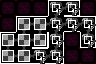

Below is a game level as drawn by its tile map, then a one-line description and the .tmx file that defines it, in full:
An orthogonal 6x4 tile map with 16x16 px tiles, 4 tile layers (Maze Shape, Room Properties, Minimap, Restrictions).

<map version="1.10" tiledversion="1.11.0" orientation="orthogonal" renderorder="right-down" width="6" height="4" tilewidth="16" tileheight="16" infinite="0" nextlayerid="5" nextobjectid="1">
 <tileset firstgid="1" source="../LayoutTiles.tsx" />
 <layer id="1" name="Maze Shape" width="6" height="4">
  <data encoding="csv">
1,1,1,35,20,1,
1,35,33,18,19,36,
35,18,52,34,1,50,
51,49,19,52,1,1
</data>
 </layer>
 <layer id="2" name="Room Properties" width="6" height="4">
  <data encoding="csv">
5,5,5,7,7,5,
5,6,6,7,7,7,
6,6,6,7,5,7,
6,6,7,7,5,5
</data>
 </layer>
 <layer id="4" name="Minimap" width="6" height="4">
  <data encoding="csv">
0,0,0,13,13,0,
0,14,14,13,13,13,
14,14,14,13,0,13,
14,14,13,13,0,0
</data>
 </layer>
 <layer id="3" name="Restrictions" width="6" height="4">
  <data encoding="csv">
0,0,0,16,16,0,
0,0,0,16,16,16,
0,0,0,16,0,16,
0,0,16,16,0,0
</data>
 </layer>
</map>
